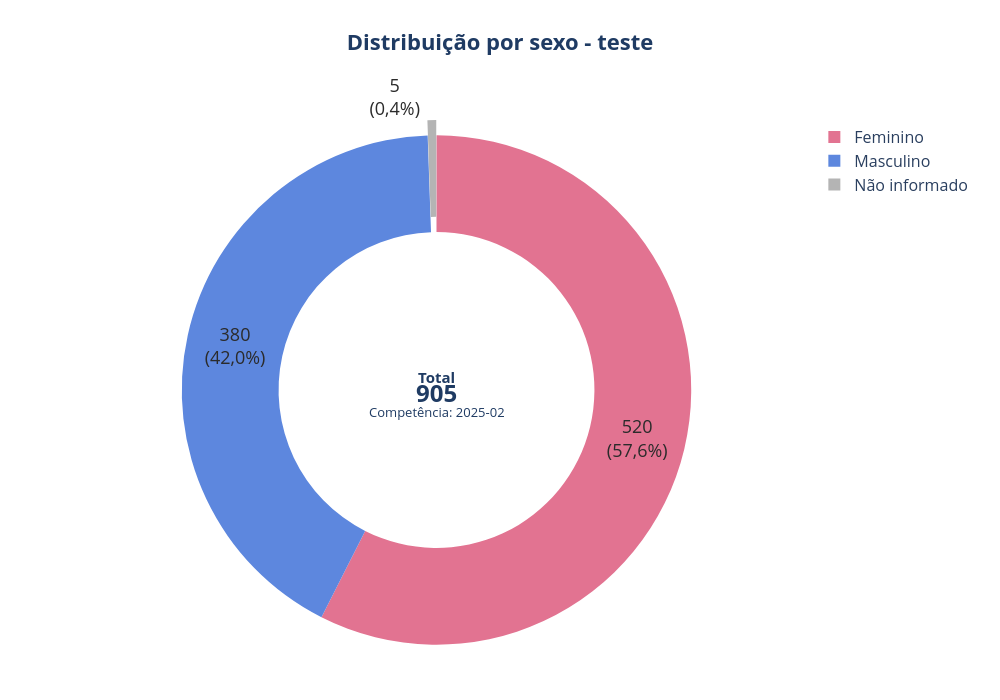

The cell this chart's notebook holds for it:
### Code cell
df_teste_sexo = pd.DataFrame({
    "genero": ["Feminino", "Masculino", "Não informado"],
    "qtd_ativos": [520, 380, 5],
    "percentual": [57.6, 42.0, 0.4],
    "competencia": ["2025-02", "2025-02", "2025-02"]
})

fig1 = grafico_demografia_sexo_setor(
    df_teste_sexo,
    detalhe="completo",
    titulo="Distribuição por sexo - teste"
)

fig1.show()

### Figure 1 — Plotly figure (JSON) as saved in the notebook; plotly's stock layout.template omitted (floating-point values rounded to 4 significant figures)
{"data": [{"automargin": true, "direction": "clockwise", "hole": 0.62, "insidetextorientation": "horizontal", "labels": ["Feminino", "Masculino", "Não informado"], "marker": {"colors": ["rgb(226, 115, 145)", "rgb(93, 135, 222)", "rgb(180, 180, 180)"]}, "pull": [0, 0, 0.06], "sort": false, "text": ["520<br>(57,6%)", "380<br>(42,0%)", "5<br>(0,4%)"], "textfont": {"color": "#2b2b2b", "size": 18}, "textinfo": "text", "textposition": ["inside", "inside", "outside"], "type": "pie", "values": [520, 380, 5]}], "layout": {"annotations": [{"align": "center", "font": {"color": "#1f3b63", "size": 15}, "showarrow": false, "text": "<b>Total</b>", "x": 0.5, "xref": "paper", "y": 0.525, "yref": "paper"}, {"align": "center", "font": {"color": "#1f3b63", "size": 24}, "showarrow": false, "text": "<b>905</b>", "x": 0.5, "xref": "paper", "y": 0.495, "yref": "paper"}, {"align": "center", "font": {"color": "#1f3b63", "size": 13}, "showarrow": false, "text": "Competência: 2025-02", "x": 0.5, "xref": "paper", "y": 0.46, "yref": "paper"}], "height": 700, "legend": {"font": {"size": 16}, "orientation": "v", "x": 1.05, "y": 1}, "margin": {"b": 40, "l": 40, "r": 220, "t": 120}, "paper_bgcolor": "white", "plot_bgcolor": "white", "showlegend": true, "title": {"font": {"color": "#1f3b63", "size": 22}, "text": "<b>Distribuição por sexo - teste</b>", "x": 0.5, "xanchor": "center", "y": 0.95, "yanchor": "top"}, "uniformtext": {"minsize": 12, "mode": "hide"}, "width": 1000}}
